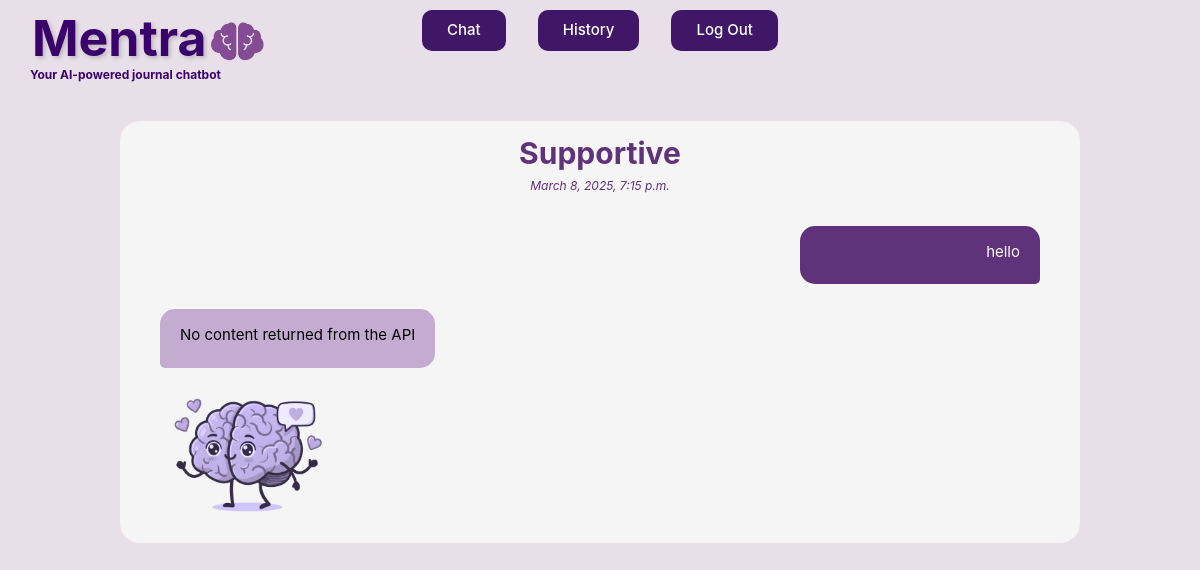
Page /response (signed in) on the earlier database version.
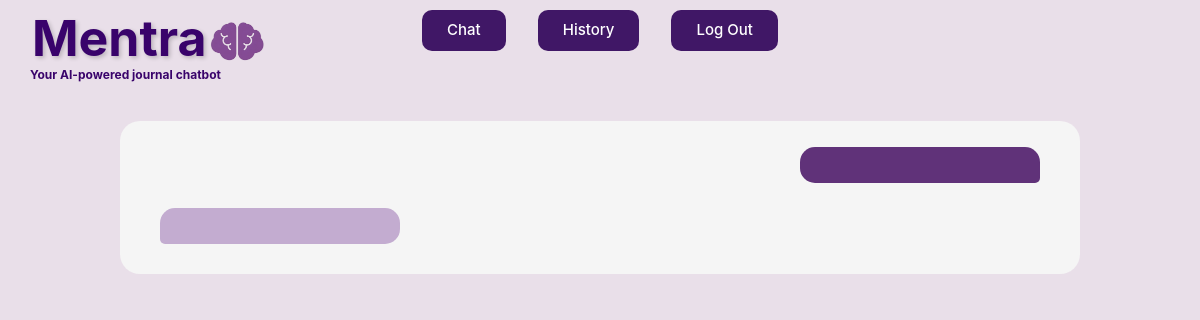
Same page on the later database version.
### application/models.py (models this page shows, shortened)
class JournalLog(models.Model):
    input = models.CharField(max_length=1000)
    output = models.CharField(max_length=3000)
    category = models.ForeignKey(Category, on_delete=models.CASCADE, blank=True, null=True, related_name="log_category")
    date_time = models.DateTimeField()
    owner = models.ForeignKey(User, on_delete=models.CASCADE, blank=True, null=True, related_name="log_user")

class Category(models.Model):
    category_name = models.CharField(max_length=30, default="")
    category_description = models.CharField(max_length=1000, default="")
    icon_url = models.CharField(max_length=1000, default="")
    mascot_url = models.CharField(max_length=1000, default="")
    def __str__(self):
        return self.category_name

### application/views.py (the view)
# urls.py: path("response", views.response, name="response"),
def response(request):
    journal_log_id = request.session.get("journal_log_id")
    journal_log_data = None
    if journal_log_id:
        try:
            journal_log_data = JournalLog.objects.get(id=journal_log_id)
        except JournalLog.DoesNotExist:
            journal_log_data = None  # Handle missing entry gracefully
    return render(request, "application/response.html", {
        "journal_log": journal_log_data,
    })

### application/templates/application/response.html
{% extends "application/layout.html" %}
{% load static %}
{% block body %}
    <div class="chat-container">
        <div class="chat-meta">
            <p class="chat-category">{{ journal_log.category }}</p>
            <p class="chat-time">{{ journal_log.date_time }}</p>
        </div>
        <div class="chat-message user-message">
            <p>{{ journal_log.input }}</p>
        </div>
        <div class="chat-message ai-message">
            <p>{{ journal_log.output }}</p>
        </div>
        <div class="mascot">
            {% if journal_log.category.category_name == "Supportive" %}
                <img src="{% static 'application/images/brain1.png' %}" alt="Mascot" class="mascot1">
            {% elif journal_log.category.category_name == "Insightful" %}
                <img src="{% static 'application/images/brain2.png' %}" alt="Mascot" class="mascot2">
            {% elif journal_log.category.category_name == "Actionable" %}
                <img src="{% static 'application/images/brain3.png' %}" alt="Mascot" class="mascot3">
            {% endif %}
        </div>
    </div>
{% endblock %}

Differences in the rows shown:
removed JournalLog: category "Supportive", date_time "March 8, 2025, 7:15 p.m.", input "hello", output "No content returned from the API"
